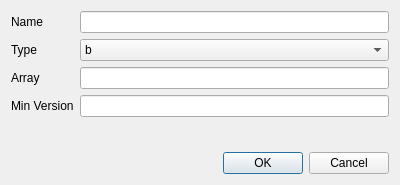
<?xml version="1.0" encoding="UTF-8"?>
<ui version="4.0">
 <class>HeaderEditor</class>
 <widget class="QDialog" name="HeaderEditor">
  <property name="geometry">
   <rect>
    <x>0</x>
    <y>0</y>
    <width>400</width>
    <height>185</height>
   </rect>
  </property>
  <property name="windowTitle">
   <string>Dialog</string>
  </property>
  <layout class="QVBoxLayout" name="verticalLayout">
   <item>
    <layout class="QFormLayout" name="formLayout">
     <item row="0" column="0">
      <widget class="QLabel" name="nameLabel">
       <property name="text">
        <string>Name</string>
       </property>
      </widget>
     </item>
     <item row="0" column="1">
      <widget class="QLineEdit" name="name"/>
     </item>
     <item row="1" column="0">
      <widget class="QLabel" name="typeLabel">
       <property name="text">
        <string>Type</string>
       </property>
      </widget>
     </item>
     <item row="1" column="1">
      <widget class="QComboBox" name="type">
       <item>
        <property name="text">
         <string extracomment="Boolean">b</string>
        </property>
       </item>
       <item>
        <property name="text">
         <string extracomment="String">s</string>
        </property>
       </item>
       <item>
        <property name="text">
         <string extracomment="8-bit unsigned">u8</string>
        </property>
       </item>
       <item>
        <property name="text">
         <string extracomment="16-bit signed">i16</string>
        </property>
       </item>
       <item>
        <property name="text">
         <string extracomment="32-bit signed">i32</string>
        </property>
       </item>
       <item>
        <property name="text">
         <string extracomment="64-bit signed">i64</string>
        </property>
       </item>
       <item>
        <property name="text">
         <string extracomment="32-bit float">f32</string>
        </property>
       </item>
       <item>
        <property name="text">
         <string extracomment="64-bit float">f64</string>
        </property>
       </item>
      </widget>
     </item>
     <item row="2" column="0">
      <widget class="QLabel" name="arrayLabel">
       <property name="text">
        <string>Array</string>
       </property>
      </widget>
     </item>
     <item row="2" column="1">
      <widget class="QLineEdit" name="array"/>
     </item>
     <item row="3" column="0">
      <widget class="QLabel" name="versionLabel">
       <property name="text">
        <string>Min Version</string>
       </property>
      </widget>
     </item>
     <item row="3" column="1">
      <widget class="QLineEdit" name="min"/>
     </item>
    </layout>
   </item>
   <item>
    <widget class="QDialogButtonBox" name="buttonBox">
     <property name="orientation">
      <enum>Qt::Horizontal</enum>
     </property>
     <property name="standardButtons">
      <set>QDialogButtonBox::Cancel|QDialogButtonBox::Ok</set>
     </property>
    </widget>
   </item>
  </layout>
 </widget>
 <resources/>
 <connections>
  <connection>
   <sender>buttonBox</sender>
   <signal>accepted()</signal>
   <receiver>HeaderEditor</receiver>
   <slot>accept()</slot>
   <hints>
    <hint type="sourcelabel">
     <x>248</x>
     <y>254</y>
    </hint>
    <hint type="destinationlabel">
     <x>157</x>
     <y>274</y>
    </hint>
   </hints>
  </connection>
  <connection>
   <sender>buttonBox</sender>
   <signal>rejected()</signal>
   <receiver>HeaderEditor</receiver>
   <slot>reject()</slot>
   <hints>
    <hint type="sourcelabel">
     <x>316</x>
     <y>260</y>
    </hint>
    <hint type="destinationlabel">
     <x>286</x>
     <y>274</y>
    </hint>
   </hints>
  </connection>
 </connections>
</ui>
